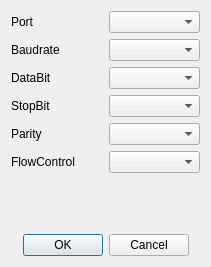
<?xml version="1.0" encoding="UTF-8"?>
<ui version="4.0">
 <class>ConnectDialog</class>
 <widget class="QDialog" name="ConnectDialog">
  <property name="geometry">
   <rect>
    <x>0</x>
    <y>0</y>
    <width>211</width>
    <height>267</height>
   </rect>
  </property>
  <property name="sizePolicy">
   <sizepolicy hsizetype="Minimum" vsizetype="Minimum">
    <horstretch>0</horstretch>
    <verstretch>0</verstretch>
   </sizepolicy>
  </property>
  <property name="windowTitle">
   <string>Config</string>
  </property>
  <layout class="QGridLayout" name="gridLayout">
   <item row="0" column="0">
    <layout class="QGridLayout" name="gridLayout_2">
     <item row="7" column="0">
      <widget class="QDialogButtonBox" name="buttonBox">
       <property name="orientation">
        <enum>Qt::Horizontal</enum>
       </property>
       <property name="standardButtons">
        <set>QDialogButtonBox::Cancel|QDialogButtonBox::Ok</set>
       </property>
       <property name="centerButtons">
        <bool>true</bool>
       </property>
      </widget>
     </item>
     <item row="0" column="0">
      <layout class="QHBoxLayout" name="horizontalLayout_6">
       <item>
        <widget class="QLabel" name="label_port">
         <property name="text">
          <string>Port</string>
         </property>
        </widget>
       </item>
       <item>
        <widget class="QComboBox" name="comboBox_port"/>
       </item>
      </layout>
     </item>
     <item row="2" column="0">
      <layout class="QHBoxLayout" name="horizontalLayout_4">
       <item>
        <widget class="QLabel" name="databit">
         <property name="text">
          <string>DataBit</string>
         </property>
        </widget>
       </item>
       <item>
        <widget class="QComboBox" name="comboBox_databit"/>
       </item>
      </layout>
     </item>
     <item row="1" column="0">
      <layout class="QHBoxLayout" name="horizontalLayout_5">
       <item>
        <widget class="QLabel" name="label_baudrate">
         <property name="text">
          <string>Baudrate</string>
         </property>
        </widget>
       </item>
       <item>
        <widget class="QComboBox" name="comboBox_baudrate"/>
       </item>
      </layout>
     </item>
     <item row="3" column="0">
      <layout class="QHBoxLayout" name="horizontalLayout_3">
       <item>
        <widget class="QLabel" name="label_stopbit">
         <property name="text">
          <string>StopBit</string>
         </property>
        </widget>
       </item>
       <item>
        <widget class="QComboBox" name="comboBox_stopbit"/>
       </item>
      </layout>
     </item>
     <item row="4" column="0">
      <layout class="QHBoxLayout" name="horizontalLayout_2">
       <item>
        <widget class="QLabel" name="parity">
         <property name="text">
          <string>Parity</string>
         </property>
        </widget>
       </item>
       <item>
        <widget class="QComboBox" name="comboBox_parity"/>
       </item>
      </layout>
     </item>
     <item row="5" column="0">
      <layout class="QHBoxLayout" name="horizontalLayout">
       <item>
        <widget class="QLabel" name="label_flow">
         <property name="text">
          <string>FlowControl</string>
         </property>
        </widget>
       </item>
       <item>
        <widget class="QComboBox" name="comboBox_flow"/>
       </item>
      </layout>
     </item>
     <item row="6" column="0">
      <spacer name="verticalSpacer">
       <property name="orientation">
        <enum>Qt::Vertical</enum>
       </property>
       <property name="sizeHint" stdset="0">
        <size>
         <width>20</width>
         <height>40</height>
        </size>
       </property>
      </spacer>
     </item>
    </layout>
   </item>
  </layout>
 </widget>
 <resources/>
 <connections>
  <connection>
   <sender>buttonBox</sender>
   <signal>accepted()</signal>
   <receiver>ConnectDialog</receiver>
   <slot>accept()</slot>
   <hints>
    <hint type="sourcelabel">
     <x>248</x>
     <y>254</y>
    </hint>
    <hint type="destinationlabel">
     <x>157</x>
     <y>274</y>
    </hint>
   </hints>
  </connection>
  <connection>
   <sender>buttonBox</sender>
   <signal>rejected()</signal>
   <receiver>ConnectDialog</receiver>
   <slot>reject()</slot>
   <hints>
    <hint type="sourcelabel">
     <x>316</x>
     <y>260</y>
    </hint>
    <hint type="destinationlabel">
     <x>286</x>
     <y>274</y>
    </hint>
   </hints>
  </connection>
 </connections>
</ui>
